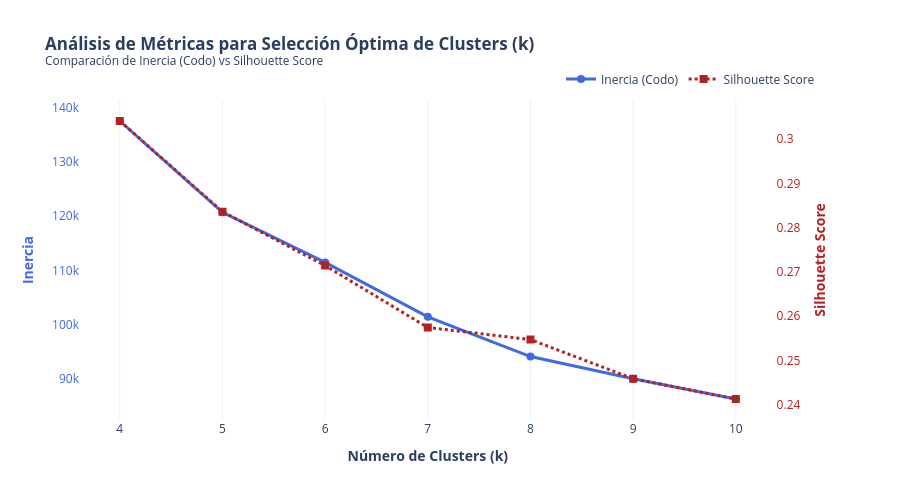
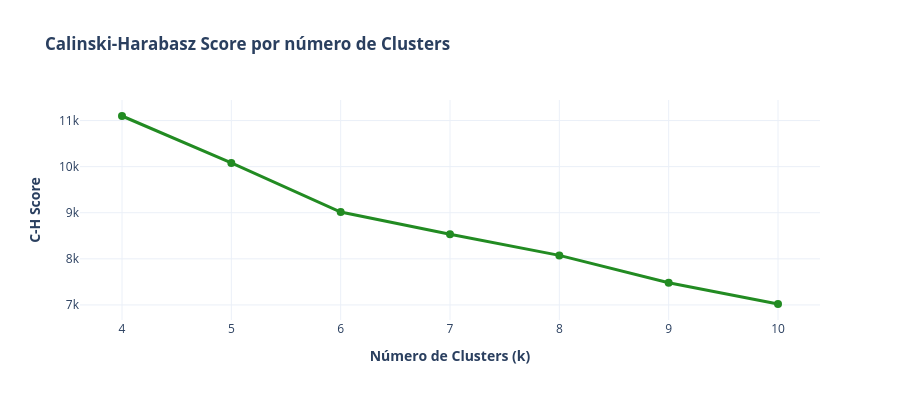

Notebook cell for these charts, in order:
### Markdown cell above
### 6.2. Visualización de Métricas

### Code cell
import plotly.graph_objects as go
from plotly.subplots import make_subplots

ks = list(rango_k)

# Crear figura con eje secundario para combinar Inercia y Silhouette
fig = make_subplots(specs=[[{"secondary_y": True}]])

# Añadir curva de Inercia
fig.add_trace(
    go.Scatter(x=ks, y=inercia, name="Inercia (Codo)",
               mode='lines+markers', 
               line=dict(color='royalblue', width=3),
               marker=dict(size=8, symbol='circle')),
    secondary_y=False,
)

# Añadir curva de Silhouette
fig.add_trace(
    go.Scatter(x=ks, y=siluetas, name="Silhouette Score",
               mode='lines+markers', 
               line=dict(color='firebrick', width=3, dash='dot'),
               marker=dict(size=8, symbol='square')),
    secondary_y=True,
)

# Configuración de Layout y diseño profesional
fig.update_layout(
    title_text="<b>Análisis de Métricas para Selección Óptima de Clusters (k)</b><br><sup>Comparación de Inercia (Codo) vs Silhouette Score</sup>",
    xaxis_title="<b>Número de Clusters (k)</b>",
    xaxis=dict(tickmode='linear', tick0=4, dtick=1),
    template="plotly_white",
    hovermode="x unified",
    legend=dict(
        orientation="h",
        yanchor="bottom", y=1.02,
        xanchor="right", x=1
    ),
    width=900,
    height=500
)

fig.update_yaxes(title_text="<b>Inercia</b>", secondary_y=False, color='royalblue', showgrid=False)
fig.update_yaxes(title_text="<b>Silhouette Score</b>", secondary_y=True, color='firebrick', showgrid=False)

fig.show()

# Gráfico para Calinski-Harabasz
fig2 = go.Figure()
fig2.add_trace(go.Scatter(x=ks, y=ch_scores, mode='lines+markers', name='C-H Score',
                          line=dict(color='forestgreen', width=3), marker=dict(size=8)))
fig2.update_layout(title="<b>Calinski-Harabasz Score por número de Clusters</b>",
                   xaxis_title="<b>Número de Clusters (k)</b>",
                   yaxis_title="<b>C-H Score</b>",
                   template="plotly_white",
                   width=900, height=400)
fig2.show()

# Identificar máximos matemáticos
k_ch = ks[ch_scores.index(max(ch_scores))]
k_sil = ks[siluetas.index(max(siluetas))]

print(f"Número óptimo según máximo de Silhouette Score: k = {k_sil}")
print(f"Número óptimo según máximo de Calinski-Harabasz: k = {k_ch}")
print("\n--- Evaluación Integral ---")
print("Busca el punto de Inflexión (Codo) en la gráfica azul y verifica si coincide o está cerca ")
print("del número donde Silhouette (rojo) y C-H son máximos para determinar K de manera fundamentada.")

### Figure 1 — Plotly figure (JSON) as saved in the notebook; plotly's stock layout.template omitted (floating-point values rounded to 4 significant figures)
{"data": [{"line": {"color": "royalblue", "width": 3}, "marker": {"size": 8, "symbol": "circle"}, "mode": "lines+markers", "name": "Inercia (Codo)", "type": "scatter", "x": [4, 5, 6, 7, 8, 9, 10], "xaxis": "x", "y": [137600.0, 120700.0, 111500.0, 101500.0, 94160.0, 90080.0, 86340.0], "yaxis": "y"}, {"line": {"color": "firebrick", "dash": "dot", "width": 3}, "marker": {"size": 8, "symbol": "square"}, "mode": "lines+markers", "name": "Silhouette Score", "type": "scatter", "x": [4, 5, 6, 7, 8, 9, 10], "xaxis": "x", "y": [0.3041, 0.2836, 0.2714, 0.2574, 0.2547, 0.2458, 0.2413], "yaxis": "y2"}], "layout": {"height": 500, "hovermode": "x unified", "legend": {"orientation": "h", "x": 1, "xanchor": "right", "y": 1.02, "yanchor": "bottom"}, "title": {"text": "<b>Análisis de Métricas para Selección Óptima de Clusters (k)</b><br><sup>Comparación de Inercia (Codo) vs Silhouette Score</sup>"}, "width": 900, "xaxis": {"anchor": "y", "domain": [0, 0.94], "dtick": 1, "tick0": 4, "tickmode": "linear", "title": {"text": "<b>Número de Clusters (k)</b>"}}, "yaxis": {"anchor": "x", "color": "royalblue", "domain": [0, 1], "showgrid": false, "title": {"text": "<b>Inercia</b>"}}, "yaxis2": {"anchor": "x", "color": "firebrick", "overlaying": "y", "showgrid": false, "side": "right", "title": {"text": "<b>Silhouette Score</b>"}}}}

### Figure 2 — Plotly figure (JSON) as saved in the notebook; plotly's stock layout.template omitted (floating-point values rounded to 4 significant figures)
{"data": [{"line": {"color": "forestgreen", "width": 3}, "marker": {"size": 8}, "mode": "lines+markers", "name": "C-H Score", "type": "scatter", "x": [4, 5, 6, 7, 8, 9, 10], "y": [11100.0, 10080.0, 9015.0, 8535.0, 8075.0, 7481.0, 7020.0]}], "layout": {"height": 400, "title": {"text": "<b>Calinski-Harabasz Score por número de Clusters</b>"}, "width": 900, "xaxis": {"title": {"text": "<b>Número de Clusters (k)</b>"}}, "yaxis": {"title": {"text": "<b>C-H Score</b>"}}}}
